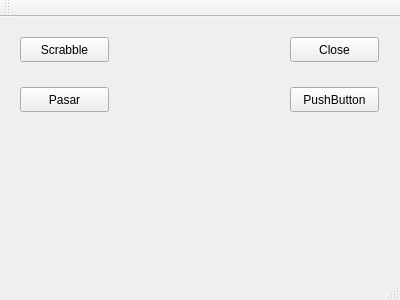
<?xml version="1.0" encoding="UTF-8"?>
<ui version="4.0">
 <class>MainWindow</class>
 <widget class="QMainWindow" name="MainWindow">
  <property name="geometry">
   <rect>
    <x>0</x>
    <y>0</y>
    <width>400</width>
    <height>300</height>
   </rect>
  </property>
  <property name="windowTitle">
   <string>MainWindow</string>
  </property>
  <widget class="QWidget" name="centralWidget">
   <widget class="QPushButton" name="pushButton">
    <property name="geometry">
     <rect>
      <x>290</x>
      <y>20</y>
      <width>89</width>
      <height>25</height>
     </rect>
    </property>
    <property name="text">
     <string>Close</string>
    </property>
   </widget>
   <widget class="QPushButton" name="scrabbleButton">
    <property name="geometry">
     <rect>
      <x>20</x>
      <y>20</y>
      <width>89</width>
      <height>25</height>
     </rect>
    </property>
    <property name="text">
     <string>Scrabble</string>
    </property>
   </widget>
   <widget class="QPushButton" name="pasarButton">
    <property name="geometry">
     <rect>
      <x>20</x>
      <y>70</y>
      <width>89</width>
      <height>25</height>
     </rect>
    </property>
    <property name="text">
     <string>Pasar</string>
    </property>
   </widget>
   <widget class="QPushButton" name="pushButton_4">
    <property name="geometry">
     <rect>
      <x>290</x>
      <y>70</y>
      <width>89</width>
      <height>25</height>
     </rect>
    </property>
    <property name="text">
     <string>PushButton</string>
    </property>
   </widget>
  </widget>
  <widget class="QMenuBar" name="menuBar">
   <property name="geometry">
    <rect>
     <x>0</x>
     <y>0</y>
     <width>400</width>
     <height>22</height>
    </rect>
   </property>
  </widget>
  <widget class="QToolBar" name="mainToolBar">
   <attribute name="toolBarArea">
    <enum>TopToolBarArea</enum>
   </attribute>
   <attribute name="toolBarBreak">
    <bool>false</bool>
   </attribute>
  </widget>
  <widget class="QStatusBar" name="statusBar"/>
 </widget>
 <layoutdefault spacing="6" margin="11"/>
 <resources/>
 <connections>
  <connection>
   <sender>pushButton</sender>
   <signal>clicked()</signal>
   <receiver>MainWindow</receiver>
   <slot>close()</slot>
   <hints>
    <hint type="sourcelabel">
     <x>332</x>
     <y>70</y>
    </hint>
    <hint type="destinationlabel">
     <x>318</x>
     <y>212</y>
    </hint>
   </hints>
  </connection>
  <connection>
   <sender>scrabbleButton</sender>
   <signal>clicked()</signal>
   <receiver>MainWindow</receiver>
   <slot>showMaximized()</slot>
   <hints>
    <hint type="sourcelabel">
     <x>104</x>
     <y>73</y>
    </hint>
    <hint type="destinationlabel">
     <x>130</x>
     <y>72</y>
    </hint>
   </hints>
  </connection>
  <connection>
   <sender>pasarButton</sender>
   <signal>clicked()</signal>
   <receiver>MainWindow</receiver>
   <slot>showNormal()</slot>
   <hints>
    <hint type="sourcelabel">
     <x>90</x>
     <y>113</y>
    </hint>
    <hint type="destinationlabel">
     <x>129</x>
     <y>122</y>
    </hint>
   </hints>
  </connection>
 </connections>
</ui>
